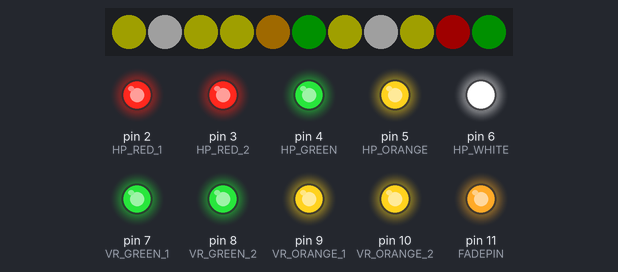
A sketch run on a simulated Arduino Uno, built with avr-gcc and run on an emulated ATmega328P. Parts: 11 RGB LEDs in strip order, left to right, output pins drawn as LEDs (lit = HIGH). Dim RGB values are drawn brighter than linear; random numbers use the default seed unless the sketch sets one.

Above: at 4.9 s.
At 7.3 s:
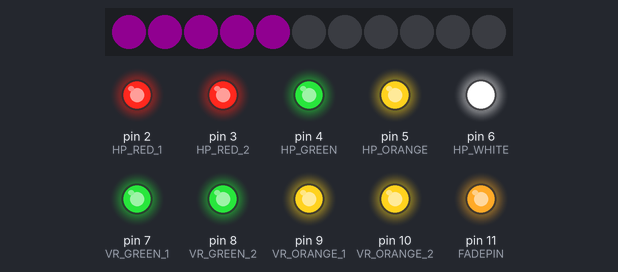
At 7.9 s:
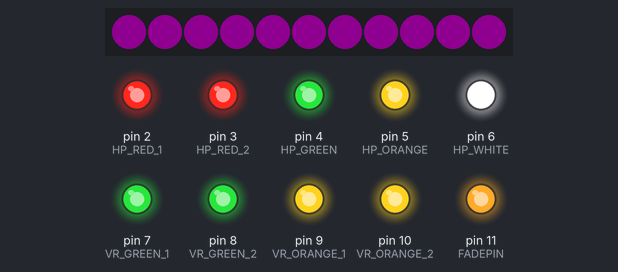
At 9.8 s:
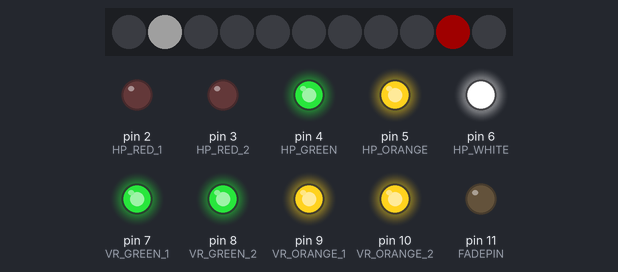
At 25.2 s:
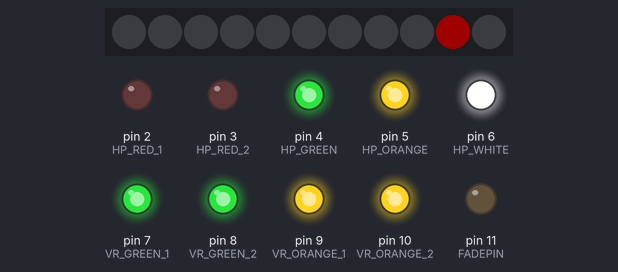
At 33.6 s:
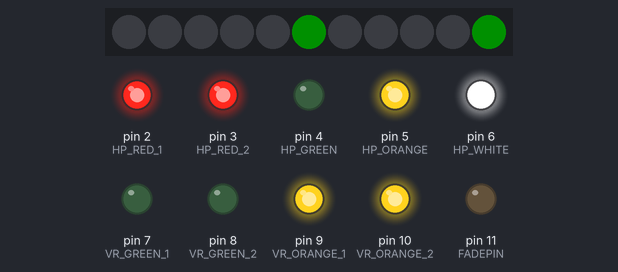
Timing chart, 0 to 35.1 s (numbered marks = the images above):
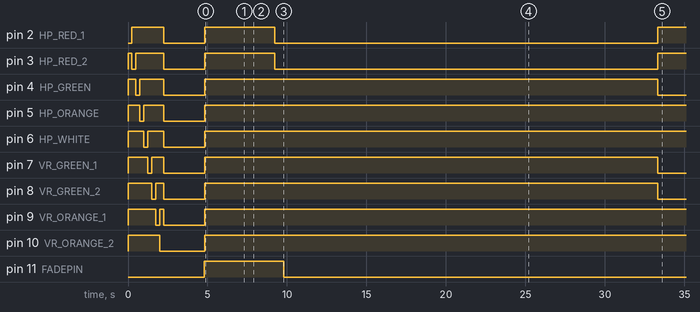

Measured:
- by itself, pin 2 (HP_RED_1): HIGH → LOW at 2.3 s, → HIGH 2.6 s later, → LOW 4.4 s later, → HIGH 24.1 s later
- by itself, pin 3 (HP_RED_2): goes LOW 0.25 s, HIGH 1.8 s, LOW 2.6 s, HIGH 4.4 s, LOW 24.1 s, then HIGH
- by itself, pin 4 (HP_GREEN): goes LOW 0.25 s, HIGH 1.5 s, LOW 2.6 s, HIGH 28.5 s, then LOW
- by itself, pin 7 (VR_GREEN_1): goes LOW 0.25 s, HIGH 0.75 s, LOW 2.6 s, HIGH 28.5 s, then LOW
- by itself, pin 8 (VR_GREEN_2): goes LOW 0.25 s, HIGH 0.50 s, LOW 2.6 s, HIGH 28.5 s, then LOW
- by itself, pin 11 (FADEPIN): HIGH → LOW at 9.8 s
- what the display in image 0 shows lasts 2.0 s, from 4.8 s to 6.8 s

The sketch:

SignalControl.ino
```cpp
//------
//|Libs|
//------
#include <FastLED.h>
//-------------------
//|Globale Variablen|
//-------------------
int randomSignal = 0;
int oldRandomSignal = 0;
String serialString = "0";
int randomLED = 2;
int oldRandomLED = 0;

// Zeiten für Signal wechsel.
const int HP0_TIME = 8000;
const int SIGNAL_TIME = 15000;

// Auswahl des Modus der starten soll.
const int SIGNAL_MODE = 0;
// Mode 0 - Random Signalbild
// Mode 1 - Steuerung per Serial
// Mode 2 - Party-Modus

// Einstellungen für Tischfeld-LEDs
#define NUM_LEDS 11
#define DATA_PIN 13
#define BRIGHTNESS 32
CRGB leds[NUM_LEDS];

//----------------
//|Setup und Loop|
//----------------
void setup() {
  defineIO();
  setPinmode();
  setFastLED();
  checkLED();
  checkFade();
  checkTischfeld();
// Vorbereitungen für Modus
  switch (SIGNAL_MODE){
    case 1:
      Serial.begin(9600);
      break;
  }
changeSignalbild(0);
}

void loop() {
  // Loop je nach Modus.
  switch (SIGNAL_MODE){
    case 0:
      getRandomSignal();
      break;
    case 1:
      serialControl();
      break;
    case 2:
      partyModus();
      break;
  }
}

//------------
//|Funktionen|
//------------
void defineIO(){
  // Funktion zum definieren von Pins.
  // Namen für die LEDs am Hauptsignal.
  #define HP_RED_1 2
  #define HP_RED_2 3
  #define HP_GREEN 4
  #define HP_ORANGE 5
  #define HP_WHITE 6
  // Namen für die LEDs am Vorsignal.
  #define VR_GREEN_1 7
  #define VR_GREEN_2 8
  #define VR_ORANGE_1 9
  #define VR_ORANGE_2 10
  // LEDs am Signal haben gemeinsamen Ground. Deswegen ist HIGH gleich LED aus.
  #define AN 0
  #define AUS 1
  // Pin für die Steurung des Transistors.
  #define FADEPIN 11
  // LED-ID für einzelne Melder.
  #define FAHRTMELDER 10
  #define HALTMELDER 9
  #define HPGLEISMELDER 8
  #define SHMELDER 7
  #define SPERRMELDER 6
  #define VRFAHRTMELDER 5
  #define VRHALTMELDER 4
  #define VRGLEISMELDER 3
  #define DWEGMELDER 2
  #define ZSMELDER 1
  #define FESTLEGEMELDER 0

}
void setPinmode(){
  // Hier setzten wir alle Pinmodes.
  for(int pin = 2; pin <= 11; pin++){
    pinMode(pin, OUTPUT);
    digitalWrite(pin, AUS);
  }
  analogWrite(11, 0);
}
void setFastLED(){
  FastLED.addLeds<WS2811, DATA_PIN, RGB>(leds, NUM_LEDS);
  FastLED.setBrightness(BRIGHTNESS);
}
void checkLED(){
  // Funktion zum Checken der LEDs.
  for(int pin = 2; pin <= 10; pin++){
    digitalWrite(pin, AN);
    delay(250);
    digitalWrite(pin, AUS);
  }
}
void checkFade(){
  // Funktion zum Checken vom Fade der LEDs.
  for(int pin = 2; pin <= 11; pin++){
    pinMode(pin, OUTPUT);
    digitalWrite(pin, AN);
  }
  for (int bright = 255; bright >= 0; bright--){
    analogWrite(FADEPIN, bright);
    delay(5);
    }
  for (int bright = 0; bright <= 255; bright++){
    analogWrite(FADEPIN, bright);
    delay(5);
    }
  for(int pin = 2; pin <= 11; pin++){
    pinMode(pin, OUTPUT);
    digitalWrite(pin, AUS);
  }
}
void checkTischfeld(){
  leds[FAHRTMELDER] = CRGB::Green;
  leds[HALTMELDER] = CRGB::Red;
  leds[VRFAHRTMELDER] = CRGB::Green;
  leds[VRHALTMELDER] = CRGB::Orange;
  leds[SHMELDER] = CRGB::White;
  leds[SPERRMELDER] = CRGB::Yellow;
  leds[FESTLEGEMELDER] = CRGB::Yellow;
  leds[HPGLEISMELDER] = CRGB::Yellow;
  leds[VRGLEISMELDER] = CRGB::Yellow;
  leds[ZSMELDER] = CRGB::White;
  leds[DWEGMELDER] = CRGB::Yellow;
  FastLED.show();
  delay(2000);
  for(int i = 0; i < 11; i++){
    leds[i] = CRGB::Black;
    FastLED.show();
  }
  for(int i = 0; i < 11; i++){
    leds[i] = CRGB::Purple;
    FastLED.show();
    delay(100);
  }
  for(int i = 0; i < 11; i++){
    leds[i] = CRGB::Black;
    FastLED.show();
    delay(100);
  }
}
void changeSignalbild(int sBild){
  // Funktion zum ändern des Sginalbildes.
  // LEDs ausfaden und LEDs ausschalten.
  for (int bright = 0; bright <= 255; bright++){
    analogWrite(FADEPIN, bright);
    delayMicroseconds(700);
    }
  for(int pin = 2; pin <= 10; pin++){
    digitalWrite(pin, AUS);
    }
    leds[FAHRTMELDER] = CRGB::Black;
    leds[HALTMELDER] = CRGB::Black;
    leds[VRFAHRTMELDER] = CRGB::Black;
    leds[VRHALTMELDER] = CRGB::Black;
    leds[SHMELDER] = CRGB::Black;
    leds[ZSMELDER] = CRGB::Black;
    FastLED.show();
  // Ändern des Signalbildes.
  switch(sBild){
    case 0: //HP0
      digitalWrite(HP_RED_1, AN);
      digitalWrite(HP_RED_2, AN);
      leds[HALTMELDER] = CRGB::Red;
      FastLED.show();
      break;
    case 1: //HP1VR0
      digitalWrite(HP_GREEN, AN);
      digitalWrite(VR_ORANGE_1, AN);
      digitalWrite(VR_ORANGE_2, AN);
      leds[FAHRTMELDER] = CRGB::Green;
      leds[VRHALTMELDER] = CRGB::Orange;
      FastLED.show();
      break;
    case 2: //HP1VR1
      digitalWrite(HP_GREEN, AN);
      digitalWrite(VR_GREEN_1, AN);
      digitalWrite(VR_GREEN_2, AN);
      leds[FAHRTMELDER] = CRGB::Green;
      leds[VRFAHRTMELDER] = CRGB::Green;
      FastLED.show();
      break;
    case 3: //HP1VR2
      digitalWrite(HP_GREEN, AN);
      digitalWrite(VR_GREEN_1, AN);
      digitalWrite(VR_ORANGE_2, AN);
      leds[FAHRTMELDER] = CRGB::Green;
      leds[VRFAHRTMELDER] = CRGB::Green;
      FastLED.show();
      break;
    case 4: //HP2VR0
      digitalWrite(HP_GREEN, AN);
      digitalWrite(HP_ORANGE, AN);
      digitalWrite(VR_ORANGE_1, AN);
      digitalWrite(VR_ORANGE_2, AN);
      leds[FAHRTMELDER] = CRGB::Green;
      leds[VRHALTMELDER] = CRGB::Orange;
      FastLED.show();
      break;
    case 5: //HP2VR1
      digitalWrite(HP_GREEN, AN);
      digitalWrite(HP_ORANGE, AN);
      digitalWrite(VR_GREEN_1, AN);
      digitalWrite(VR_GREEN_2, AN);
      leds[FAHRTMELDER] = CRGB::Green;
      leds[VRFAHRTMELDER] = CRGB::Green;
      FastLED.show();
      break;
    case 6: //HP2VR2
      digitalWrite(HP_GREEN, AN);
      digitalWrite(HP_ORANGE, AN);
      digitalWrite(VR_GREEN_1, AN);
      digitalWrite(VR_ORANGE_2, AN);
      leds[FAHRTMELDER] = CRGB::Green;
      leds[VRFAHRTMELDER] = CRGB::Green;
      FastLED.show();
      break;
    case 7: //SH1
      digitalWrite(HP_RED_1, AN);
      digitalWrite(HP_WHITE, AN);
      leds[HALTMELDER] = CRGB::Red;
      leds[SHMELDER] = CRGB::White;
      FastLED.show();
      break;
    case 8: //ZS1
      digitalWrite(HP_RED_1, AN);
      digitalWrite(HP_RED_2, AN);
      leds[HALTMELDER] = CRGB::Red;
      leds[ZSMELDER] = CRGB::White;
      FastLED.show();
      break;
    case 9: // LED-Test Hauptsignal
      digitalWrite(HP_RED_1, AN);
      digitalWrite(HP_RED_2, AN);
      digitalWrite(HP_GREEN, AN);
      digitalWrite(HP_ORANGE, AN);
      digitalWrite(HP_WHITE, AN);
      leds[HALTMELDER] = CRGB::Red;
      leds[FAHRTMELDER] = CRGB::Green;
      leds[ZSMELDER] = CRGB::White;
      leds[SHMELDER] = CRGB::White;
      FastLED.show();
      break;
    case 10: // LED-Test Vorsignal
      digitalWrite(VR_GREEN_1, AN);
      digitalWrite(VR_GREEN_2, AN);
      digitalWrite(VR_ORANGE_1, AN);
      digitalWrite(VR_ORANGE_2, AN);
      leds[VRHALTMELDER] = CRGB::Orange;
      leds[VRFAHRTMELDER] = CRGB::Green;
      break;
    case 11: // LED-Test Haupt- und Vorsignal
      digitalWrite(HP_RED_1, AN);
      digitalWrite(HP_RED_2, AN);
      digitalWrite(HP_GREEN, AN);
      digitalWrite(HP_ORANGE, AN);
      digitalWrite(HP_WHITE, AN);
      digitalWrite(VR_GREEN_1, AN);
      digitalWrite(VR_GREEN_2, AN);
      digitalWrite(VR_ORANGE_1, AN);
      digitalWrite(VR_ORANGE_2, AN);
      leds[HALTMELDER] = CRGB::Red;
      leds[FAHRTMELDER] = CRGB::Green;
      leds[ZSMELDER] = CRGB::White;
      leds[SHMELDER] = CRGB::White;
      leds[VRHALTMELDER] = CRGB::Orange;
      leds[VRFAHRTMELDER] = CRGB::Green;
      FastLED.show();
      break;
    default: //HP0
      digitalWrite(HP_RED_1, AN);
      digitalWrite(HP_RED_2, AN);
      leds[HALTMELDER] = CRGB::Red;
      FastLED.show();
      break;
    }
  // LEDs langsam anschalten.
  for (int bright = 255; bright >= 0; bright--){
      analogWrite(FADEPIN, bright);
      delayMicroseconds(700);
    }
}
void getRandomSignal(){
  // Zuffäliges Signalbild, beim wechseln wieder in HP0 zurück.
  randomSignal = random(1,9);
  if(randomSignal == oldRandomSignal){
    return;
  }
  oldRandomSignal = randomSignal;
  changeSignalbild(randomSignal);
  delay(SIGNAL_TIME);
  changeSignalbild(0);
  delay(HP0_TIME);
}
void serialControl(){
  // Holt sich die Werte von Serial und setzt es in ein Signalbild um.
  if (Serial.available() > 0) {
    serialString = Serial.readString();
    changeSignalbild(serialString.toInt());
    Serial.println("Wechsel zu Signalbild Nr.: " + serialString);
    }
}
void partyModus(){
  // Party-Modus mit tollen bunten LEDs.
  randomLED = random(2,11);
  if (oldRandomLED == randomLED){
    return;
  } else {
    digitalWrite(randomLED, AN);
    for(int i = 0; i < 11; i++){
    leds[i] = CHSV(random(32,255), random(32,255), random(32,255));
    FastLED.show();
  }
    delay(50);
    digitalWrite(randomLED, AUS);
    for(int i = 0; i < 11; i++){
    leds[i] = CRGB::Black;
    FastLED.show();
    oldRandomLED = randomLED;
  }
  }
}
```
